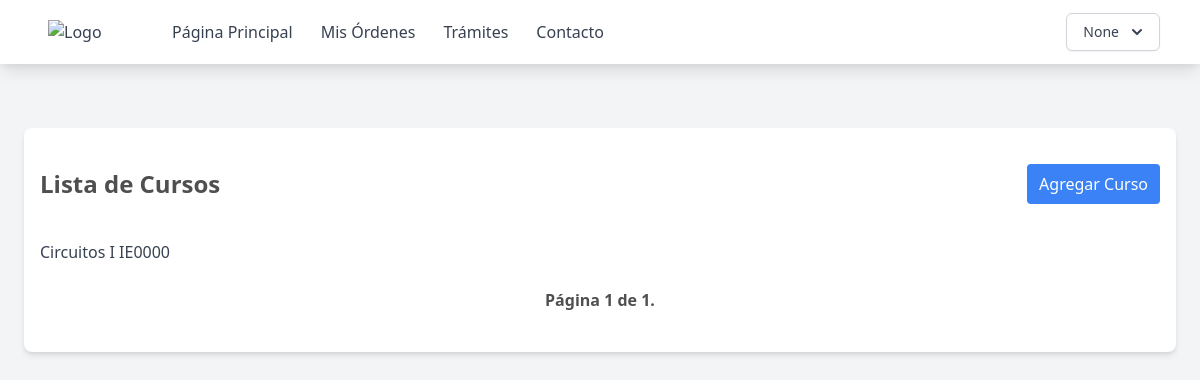
Before: /cursos (signed in) with the older database file.
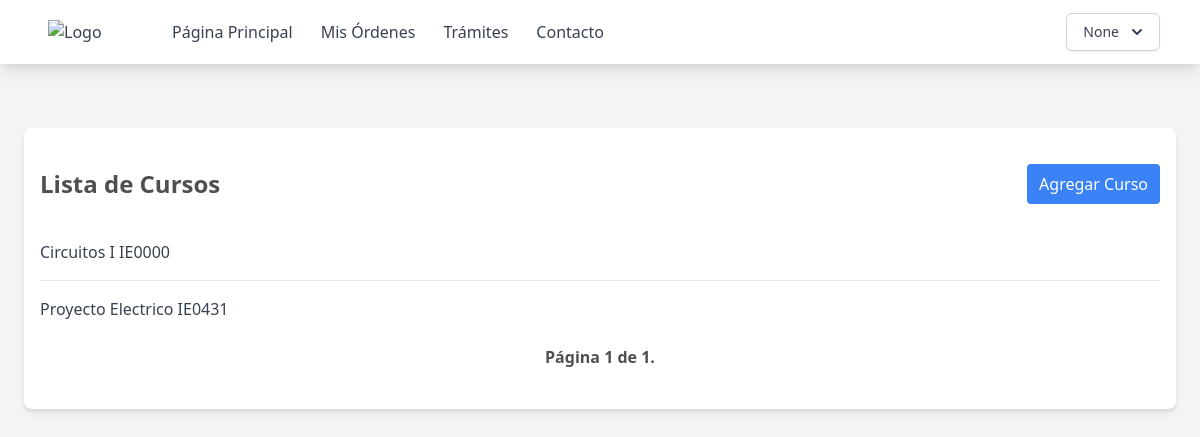
After: the same page with the newer database file.
### supply_room/models.py (models this page shows, shortened)
class Users(AbstractUser):
    name = models.CharField(max_length=200)
    email = models.EmailField(unique=True)
    role = models.CharField(max_length=200)
    student_id = models.CharField(max_length=200, null=True)
    username =  models.CharField(max_length=50, null=True)
    objects = CustomUserManager()
    USERNAME_FIELD = "email"
    REQUIRED_FIELDS = ["name", "role"]

class Class(models.Model):
    name = models.CharField(max_length=200)
    code = models.CharField(max_length=200)

### supply_room/views.py (the view)
# urls.py: path('cursos', ClassList.as_view(template_name='page/cursos.html'), name='cursos'),
class ClassList(ListView):
	model = Class
	paginate_by = 10
	def get_queryset(self, *args, **kwargs):
		qs = super(ClassList, self).get_queryset(*args, **kwargs)
		qs = qs.order_by('name')
		return qs

### templates/page/cursos.html (shortened to what this page needs)
{% extends "base.html" %} {% block content %}
<div class="max-w-6xl mx-auto px-4 py-8 bg-white rounded-lg shadow-md mt-16">
    <div class="flex justify-between items-center mb-4">
        <h2 class="text-2xl font-bold py-2">Lista de Cursos</h2>
        <a href="{% url 'crear-curso' %}" class="py-2 px-3 bg-blue-500 text-white rounded hover:bg-blue-400">Agregar Curso</a>
    </div>
    <ul class="divide-y divide-gray-200">
        {% for object in object_list %}
        <li class="py-4">
            <div class="flex justify-between items-center">
                <span class="text-gray-700">{{ object.name }} {{ object.code }}</span>
            </div>
        </li>
        {% empty %}
        <li class="py-4 text-center text-gray-500">No objects yet.</li>
        {% endfor %}
    </ul>
    <div class="pagination ">
    <div class="step-links flex w-full justify-between items-center p-2">
        <span class="current font-bold mx-4">
            Página {{ page_obj.number }} de {{ page_obj.paginator.num_pages }}.
        </span>
    </div>
</div>
</div>
{% endblock %}

### templates/base.html (shortened to what this page needs)
{% load static %}
<!DOCTYPE html>
<html lang="en">
  <head>
    <link href="{% static 'output.css' %}" rel="stylesheet" />
    <link href="https://cdn.jsdelivr.net/npm/tailwindcss@2.2.19/dist/tailwind.min.css" rel="stylesheet">
  </head>
  <body class="bg-gray-100 h-full h-screen">
    <nav class="bg-white shadow-lg">
      <div class="max-w-6xl mx-auto px-4">
        <div class="flex justify-between">
          <div class="flex space-x-4">
            <div>
              <a href="{% url 'home' %}" class="flex items-center py-5 px-2 text-gray-700">
                <img src="https://eie.ucr.ac.cr/static/img/logos/EIE_v.png" alt="Logo" class="w-20 mr-2">
              </a>
            </div>
            <div class="hidden md:flex items-center space-x-1">
              <a href="{% url 'home' %}" class="py-5 px-3 text-gray-700 hover:text-gray-900">Página Principal</a>
              <a href="#" class="py-5 px-3 text-gray-700 hover:text-gray-900">Mis Órdenes</a>
              <a href="#" class="py-5 px-3 text-gray-700 hover:text-gray-900">Trámites</a>
              <a href="#" class="py-5 px-3 text-gray-700 hover:text-gray-900">Contacto</a>
            </div>
          </div>
          {% if user.is_authenticated %}
          <div class="hidden md:flex items-center space-x-1">
            <div class="relative inline-block text-left">
              <div>
                <button type="button" class="inline-flex justify-center w-full rounded-md border border-gray-300 shadow-sm px-4 py-2 bg-white text-sm font-medium text-gray-700 hover:bg-gray-50 focus:outline-none" id="menu-button" aria-expanded="true" aria-haspopup="true">
                  {{ user.username }}
                  <svg class="-mr-1 ml-2 h-5 w-5" xmlns="http://www.w3.org/2000/svg" viewBox="0 0 20 20" fill="currentColor" aria-hidden="true">
                    <path fill-rule="evenodd" d="M5.293 7.293a1 1 0 011.414 0L10 10.586l3.293-3.293a1 1 0 111.414 1.414l-4 4a1 1 0 01-1.414 0l-4-4a1 1 0 010-1.414z" clip-rule="evenodd" />
                  </svg>
                </button>
              </div>
            </div>
          </div>
          {% endif %}
        </div>
      </div>
    </nav>
    {% if user.is_authenticated %}
    <div>{% block content %} {% endblock %}</div>
    {% else %}
    <p>You are not logged in</p>
    <a href="{% url 'login' %}">Log In</a>
    {% endif %}
  </body>
</html>

Changed rows visible on the page:
added Class: name "Proyecto Electrico", code "IE0431"
